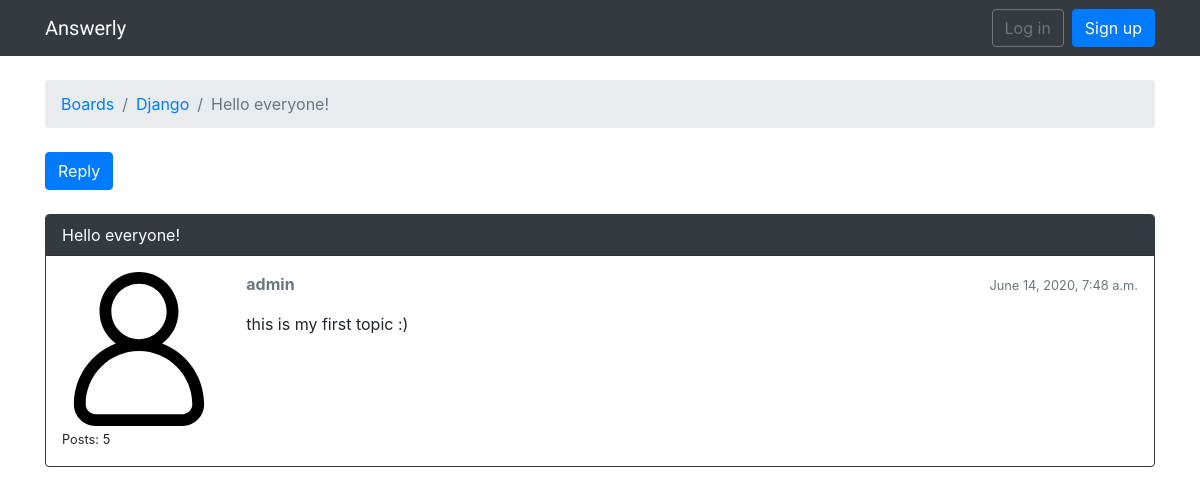
The app's page /boards/1/topics/3/, older data.
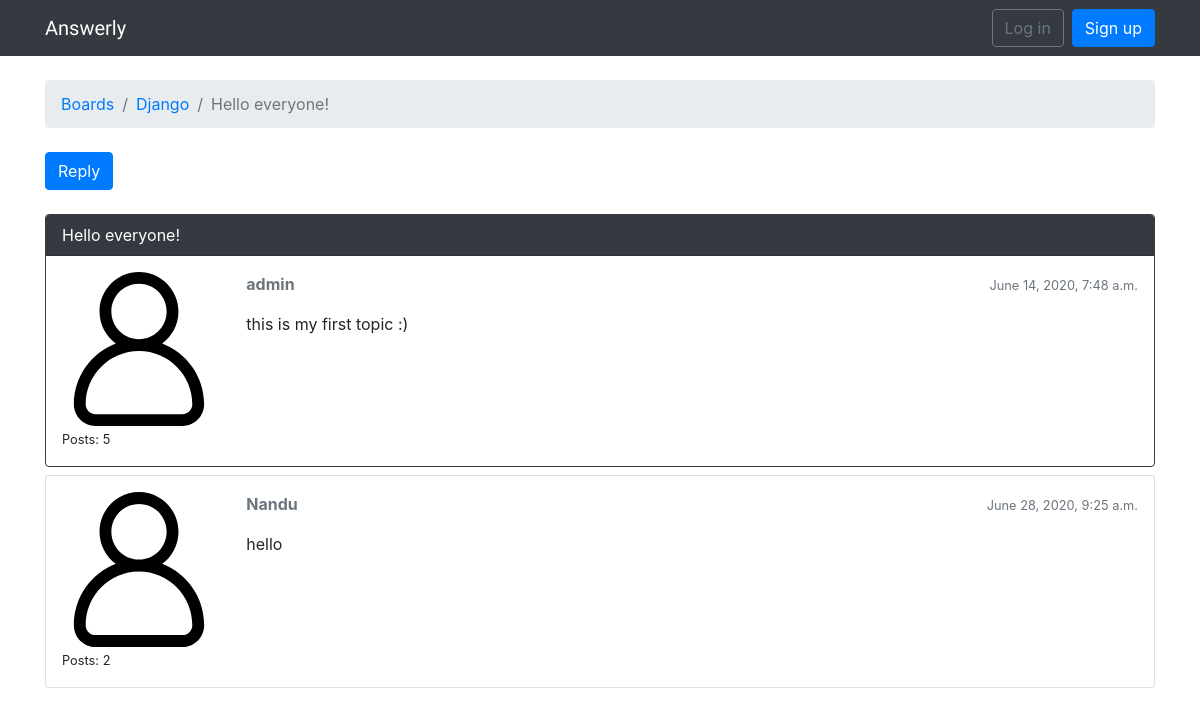
The same page, newer data.
### boards/models.py (models this page shows, shortened)
class Topic(models.Model):
    subject = models.CharField(max_length=255)
    last_updated = models.DateTimeField(auto_now_add=True)
    board = models.ForeignKey(Board,on_delete=models.CASCADE, related_name='topics')
    starter = models.ForeignKey(User, related_name='topics',on_delete=models.CASCADE)
    views = models.PositiveIntegerField(default=0)

class Post(models.Model):
    message = models.TextField(max_length=4000)
    topic = models.ForeignKey(Topic, related_name='posts',on_delete= models.CASCADE)
    created_at = models.DateTimeField(auto_now_add=True)
    updated_at = models.DateTimeField(null=True)
    created_by = models.ForeignKey(User, related_name='posts', on_delete=models.CASCADE)
    updated_by = models.ForeignKey(User, null=True, related_name='+', on_delete=models.CASCADE)
    def get_message_as_markdown(self):
        return mark_safe(markdown(self.message, safe_mode='escape'))

class Board(models.Model):
    name = models.CharField(max_length=30, unique=True)
    description = models.CharField(max_length=100)

### boards/views.py (the view)
# urls.py: path('boards/<pk>/topics/<topic_pk>/', views.PostListView.as_view(), name='topic_posts'),
class PostListView(ListView):
    model = Post
    context_object_name = 'posts'
    template_name = 'topic_posts.html'
    paginate_by = 20
    def get_context_data(self, **kwargs):
        session_key = 'viewed_topic_{}'.format(self.topic.pk)
        if not self.request.session.get(session_key, False):
            self.topic.views += 1
            self.topic.save()
            self.request.session[session_key] = True
        kwargs['topic'] = self.topic
        return super().get_context_data(**kwargs)
    def get_queryset(self):
        self.topic = get_object_or_404(Topic, board__pk=self.kwargs.get('pk'), pk=self.kwargs.get('topic_pk'))
        queryset = self.topic.posts.order_by('created_at')
        return queryset

### templates/topic_posts.html (shortened to what this page needs)
{% extends 'base.html' %}
{% load static %}
{% block breadcrumb %}
  <li class="breadcrumb-item"><a href="{% url 'home' %}">Boards</a></li>
  <li class="breadcrumb-item"><a href="{% url 'board_topics' topic.board.pk %}">{{ topic.board.name }}</a></li>
  <li class="breadcrumb-item active">{{ topic.subject }}</li>
{% endblock %}
{% block content %}
  <div class="mb-4">
    <a href="{% url 'reply_topic' topic.board.pk topic.pk %}" class="btn btn-primary" role="button">Reply</a>
  </div>
  {% for post in posts %}
    <div class="card {% if forloop.last %}mb-4{% else %}mb-2{% endif %} {% if forloop.first %}border-dark{% endif %}">
      {% if forloop.first %}
        <div class="card-header text-white bg-dark py-2 px-3">{{ topic.subject }}</div>
      {% endif %}
      <div class="card-body p-3">
        <div class="row">
          <div class="col-2">
            <img src="{% static 'img/avatar.svg' %}" alt="{{ post.created_by.username }}" class="w-100">
            <small>Posts: {{ post.created_by.posts.count }}</small>
          </div>
          <div class="col-10">
            <div class="row mb-3">
              <div class="col-6">
                <strong class="text-muted">{{ post.created_by.username }}</strong>
              </div>
              <div class="col-6 text-right">
                <small class="text-muted">{{ post.created_at }}</small>
              </div>
            </div>
            {{ post.get_message_as_markdown }}
          </div>
        </div>
      </div>
    </div>
  {% endfor %}
{% endblock %}

Row changes from the older to the newer data that the page shows:
added Post: created_by.posts.count "2", created_by.username "Nandu", created_at "June 28, 2020, 9:25 a.m.", get_message_as_markdown "hello"
